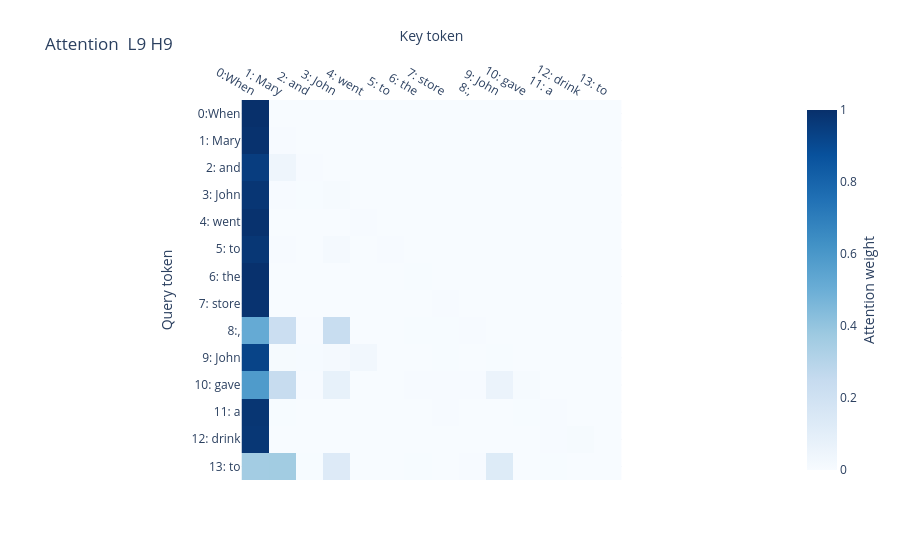

Write notebook code for a chart like this one.
### Markdown cell above
## 3. Inspect one head

Head 9.9 is one of GPT-2's **name movers**. Rows are query positions, columns are
key positions, and the lower triangle is all a causal model can see.

The figure is dominated by a dark first column. That is the attention sink from the
grid above: nearly every query position dumps most of its mass on token 0, which
carries no information here. Ignore it and read the **bottom row**, the position
that actually predicts the answer.

### Code cell
fig = plot_attention_pattern(attention, layer=9, head=9)
save_figure(fig, f"{OUTPUT_DIR}/plots/head_9_9.png")
fig

### Figure 1 — Plotly figure (JSON) as saved in the notebook; plotly's stock layout.template omitted (floating-point values rounded to 4 significant figures; data arrays with more than 128 entries replaced by an {"elided": "..."} marker saying what was removed)
{"data": [{"colorbar": {"title": {"side": "right", "text": "Attention weight"}}, "colorscale": [[0.0, "rgb(247,251,255)"], [0.125, "rgb(222,235,247)"], [0.25, "rgb(198,219,239)"], [0.375, "rgb(158,202,225)"], [0.5, "rgb(107,174,214)"], [0.625, "rgb(66,146,198)"], [0.75, "rgb(33,113,181)"], [0.875, "rgb(8,81,156)"], [1.0, "rgb(8,48,107)"]], "type": "heatmap", "x": ["0:When", "1: Mary", "2: and", "3: John", "4: went", "5: to", "6: the", "7: store", "8:,", "9: John", "10: gave", "11: a", "12: drink", "13: to"], "y": ["0:When", "1: Mary", "2: and", "3: John", "4: went", "5: to", "6: the", "7: store", "8:,", "9: John", "10: gave", "11: a", "12: drink", "13: to"], "z": {"elided": "14x14 float values"}}], "layout": {"title": {"text": "Attention  L9 H9"}, "xaxis": {"constrain": "domain", "side": "top", "title": {"text": "Key token"}}, "yaxis": {"autorange": "reversed", "constrain": "domain", "scaleanchor": "x", "title": {"text": "Query token"}}}}
